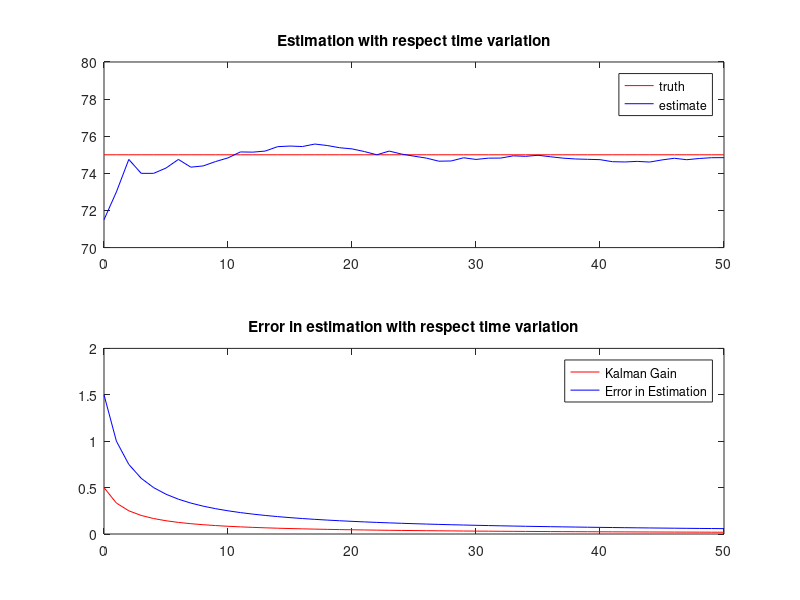

Write the MATLAB code that produced this figure.
% Temperature variation using Kalman Filter
%
% System Model
% x_est+ = x_est + K*(x_mea-x_est)
% y  = x_est + v
% 

clear; clc;

dt = 1;

x_est = 70;
e_est = 3;
e_mea = 3;
x_true = 75;
k = 1;

% Temperature measurement calculation
x_mea = randi([70, 80], 1, 51);

tt = 0:dt:50;

% Saving all instances of previous calculations
XX = zeros(1, size(tt,2));
X_est = zeros(1, size(tt,2));
K = zeros(1, size(tt,2));
E_est = zeros(1, size(tt,2));

% start loop
i = 1;
for t = tt

    % Predict-ipdate 
    k = e_est/(e_est + e_mea);
    x_est = x_est + k* (x_mea(i)-x_est);
    e_est = (1-k)*e_est ;
    
    % collect data
    X_est(:,i) = x_est;
    K(:,i) = k;
    E_est(:,i) = e_est;
    XX(:,i) = x_true;

    % update index
    i = i + 1;
end

% plot
subplot(2,1,1)
plot(tt,XX,'r',tt,X_est,'b');
axis([0 50 70 80]);
legend('truth','estimate');
title('Estimation with respect time variation');

subplot(2,1,2)
plot(tt,K,'r',tt,E_est,'b');
legend('Kalman Gain','Error in Estimation');
title('Error in estimation with respect time variation');

